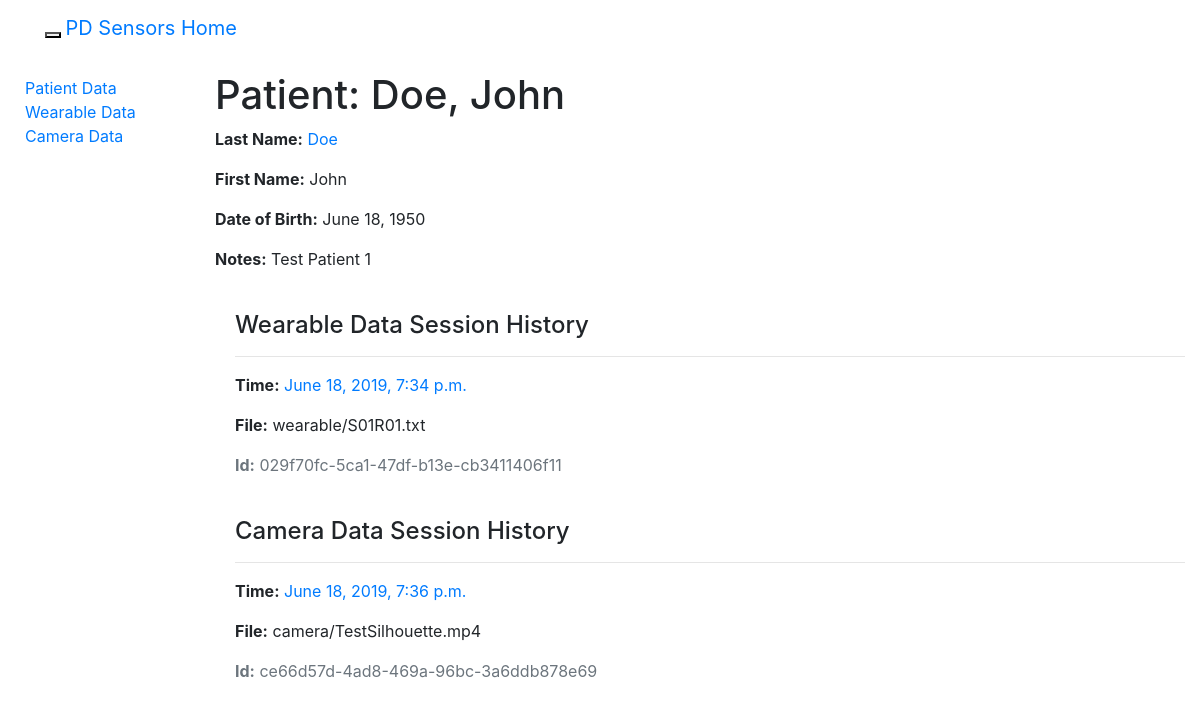
Page /sensors/patientdata/1 on the earlier database version.
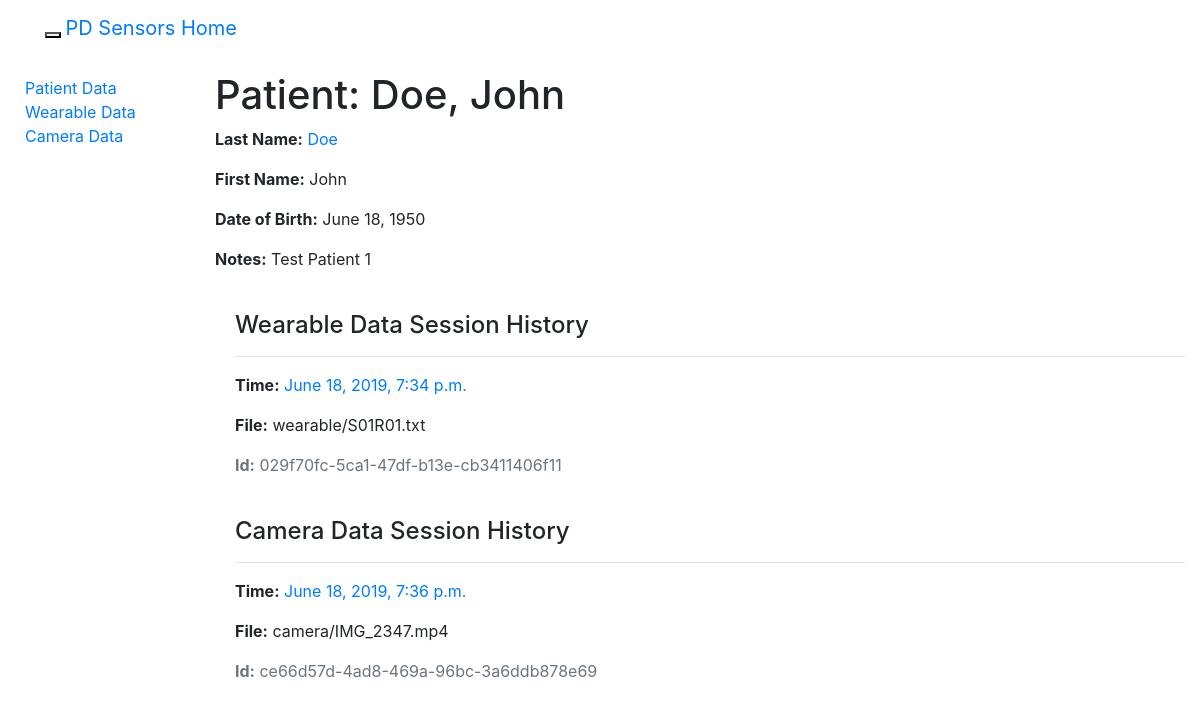
Same page on the later database version.
### sensors/models.py (models this page shows, shortened)
class CameraData(models.Model):
   id = models.UUIDField(primary_key=True, default=uuid.uuid4, help_text='Unique ID for this wearable data')
   patient = models.ForeignKey('PatientData', on_delete=models.SET_NULL, null=True)
   filename = models.FileField(upload_to='camera/')
   time = models.DateTimeField()
   class Meta:
      ordering = ['patient', '-time']

### sensors/views.py (the view)
# urls.py: re_path(r'^patientdata/(?P<pk>\d+)$', views.PatientDataDetailView.as_view(), name='patientdata-detail'),
class PatientDataDetailView(generic.DetailView):
   model = PatientData

### sensors/context_processors.py (called while the page is built)
def extra_context(request):
    return {'media_url': settings.MEDIA_URL}

### sensors/models.py (called while the page is built)
   def __str__(self):
      return f'{self.last_name}, {self.first_name}'

### sensors/templates/sensors/patientdata_detail.html
{% extends "base.html" %}
{% block content %}
  <h1>Patient: {{ patientdata }}</h1>
  <p><strong>Last Name:</strong> <a href="">{{ patientdata.last_name }}</a></p>
  <p><strong>First Name:</strong> {{ patientdata.first_name }}</p>
  <p><strong>Date of Birth:</strong> {{ patientdata.date_of_birth }}</p>
  <p><strong>Notes:</strong> {{ patientdata.notes }}</p>
  <div style="margin-left:20px;margin-top:40px">
    <h4>Wearable Data Session History</h4>
    {% for wearable in patientdata.wearabledata_set.all %}
      <hr>
      <p><strong>Time:</strong> <a href="{% url 'wearabledata-detail' wearable.id %}">{{wearable.time}}</a></p>
      <p><strong>File:</strong> {{wearable.filename}}</p>
      <p class='text-muted'><strong>Id:</strong> {{wearable.id}}</p>
    {% endfor %}
  </div>
  <div style="margin-left:20px;margin-top:40px">
    <h4>Camera Data Session History</h4>
    {% for camera in patientdata.cameradata_set.all %}
      <hr>
      <p><strong>Time:</strong> <a href="{% url 'cameradata-detail' camera.id %}">{{camera.time}}</a></p>
      <p><strong>File:</strong> {{camera.filename}}</p>
      <p class='text-muted'><strong>Id:</strong> {{camera.id}}</p>
    {% endfor %}
  </div>
{% endblock %}

Differences in the rows shown:
changed CameraData "ce66d57d-4ad8-469a-96bc-3a6ddb878e69": filename "camera/TestSilhouette.mp4" → "camera/IMG_2347.mp4"
